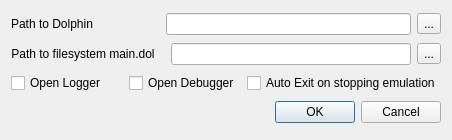
<?xml version="1.0" encoding="UTF-8"?>
<ui version="4.0">
 <class>Dialog</class>
 <widget class="QDialog" name="Dialog">
  <property name="geometry">
   <rect>
    <x>0</x>
    <y>0</y>
    <width>452</width>
    <height>140</height>
   </rect>
  </property>
  <property name="windowTitle">
   <string>Dialog</string>
  </property>
  <property name="modal">
   <bool>true</bool>
  </property>
  <layout class="QVBoxLayout" name="verticalLayout">
   <item>
    <layout class="QHBoxLayout" name="horizontalLayout_6">
     <item>
      <widget class="QLabel" name="label_6">
       <property name="text">
        <string>Path to Dolphin</string>
       </property>
       <property name="alignment">
        <set>Qt::AlignCenter</set>
       </property>
       <property name="buddy">
        <cstring>txedit_DolphinPath</cstring>
       </property>
      </widget>
     </item>
     <item>
      <spacer name="horizontalSpacer">
       <property name="orientation">
        <enum>Qt::Horizontal</enum>
       </property>
       <property name="sizeType">
        <enum>QSizePolicy::Minimum</enum>
       </property>
       <property name="sizeHint" stdset="0">
        <size>
         <width>67</width>
         <height>20</height>
        </size>
       </property>
      </spacer>
     </item>
     <item>
      <widget class="QLineEdit" name="txedit_DolphinPath"/>
     </item>
     <item>
      <widget class="QToolButton" name="btn_SelectDolphinFile">
       <property name="text">
        <string>...</string>
       </property>
      </widget>
     </item>
    </layout>
   </item>
   <item>
    <layout class="QHBoxLayout" name="horizontalLayout_7">
     <item>
      <widget class="QLabel" name="label_7">
       <property name="text">
        <string>Path to filesystem main.dol</string>
       </property>
       <property name="alignment">
        <set>Qt::AlignCenter</set>
       </property>
       <property name="buddy">
        <cstring>txedit_FSdolPath</cstring>
       </property>
      </widget>
     </item>
     <item>
      <spacer name="horizontalSpacer_2">
       <property name="orientation">
        <enum>Qt::Horizontal</enum>
       </property>
       <property name="sizeType">
        <enum>QSizePolicy::Minimum</enum>
       </property>
       <property name="sizeHint" stdset="0">
        <size>
         <width>10</width>
         <height>20</height>
        </size>
       </property>
      </spacer>
     </item>
     <item>
      <widget class="QLineEdit" name="txedit_FSdolPath"/>
     </item>
     <item>
      <widget class="QToolButton" name="btn_SelectFSdolFile">
       <property name="text">
        <string>...</string>
       </property>
      </widget>
     </item>
    </layout>
   </item>
   <item>
    <layout class="QHBoxLayout" name="horizontalLayout">
     <item>
      <widget class="QCheckBox" name="chkbox_Logger">
       <property name="text">
        <string>Open Logger</string>
       </property>
      </widget>
     </item>
     <item>
      <widget class="QCheckBox" name="chkbox_Debugger">
       <property name="text">
        <string>Open Debugger</string>
       </property>
      </widget>
     </item>
     <item>
      <widget class="QCheckBox" name="chkbox_AutoExit">
       <property name="text">
        <string>Auto Exit on stopping emulation</string>
       </property>
      </widget>
     </item>
    </layout>
   </item>
   <item>
    <widget class="QDialogButtonBox" name="btnbox_Dolphin">
     <property name="orientation">
      <enum>Qt::Horizontal</enum>
     </property>
     <property name="standardButtons">
      <set>QDialogButtonBox::Cancel|QDialogButtonBox::Ok</set>
     </property>
    </widget>
   </item>
  </layout>
 </widget>
 <tabstops>
  <tabstop>txedit_DolphinPath</tabstop>
  <tabstop>btn_SelectDolphinFile</tabstop>
  <tabstop>txedit_FSdolPath</tabstop>
  <tabstop>btn_SelectFSdolFile</tabstop>
 </tabstops>
 <resources/>
 <connections>
  <connection>
   <sender>btnbox_Dolphin</sender>
   <signal>accepted()</signal>
   <receiver>Dialog</receiver>
   <slot>accept()</slot>
   <hints>
    <hint type="sourcelabel">
     <x>257</x>
     <y>130</y>
    </hint>
    <hint type="destinationlabel">
     <x>157</x>
     <y>274</y>
    </hint>
   </hints>
  </connection>
  <connection>
   <sender>btnbox_Dolphin</sender>
   <signal>rejected()</signal>
   <receiver>Dialog</receiver>
   <slot>reject()</slot>
   <hints>
    <hint type="sourcelabel">
     <x>325</x>
     <y>130</y>
    </hint>
    <hint type="destinationlabel">
     <x>286</x>
     <y>274</y>
    </hint>
   </hints>
  </connection>
 </connections>
</ui>
